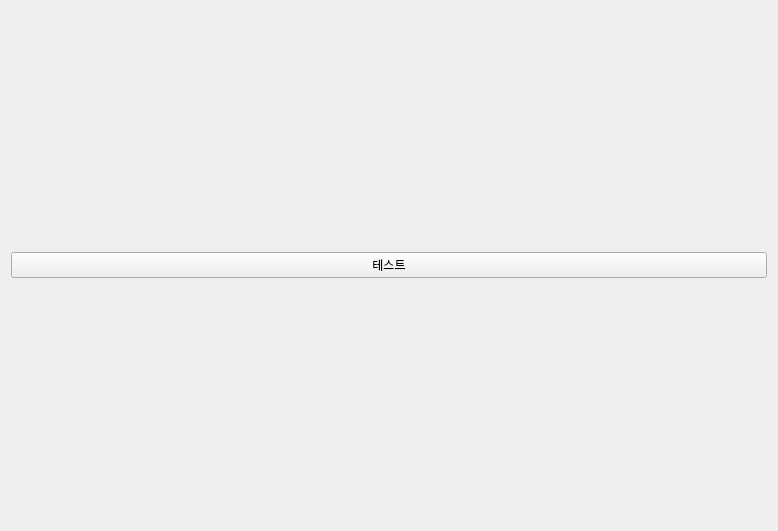
<?xml version="1.0" encoding="UTF-8"?>
<ui version="4.0">
 <class>Form</class>
 <widget class="QWidget" name="Form">
  <property name="geometry">
   <rect>
    <x>0</x>
    <y>0</y>
    <width>778</width>
    <height>531</height>
   </rect>
  </property>
  <property name="windowTitle">
   <string>Form</string>
  </property>
  <layout class="QVBoxLayout" name="verticalLayout_2">
   <item>
    <layout class="QVBoxLayout" name="verticalLayout">
     <item>
      <widget class="QPushButton" name="pushButton">
       <property name="text">
        <string>테스트</string>
       </property>
      </widget>
     </item>
    </layout>
   </item>
  </layout>
 </widget>
 <resources/>
 <connections/>
</ui>
